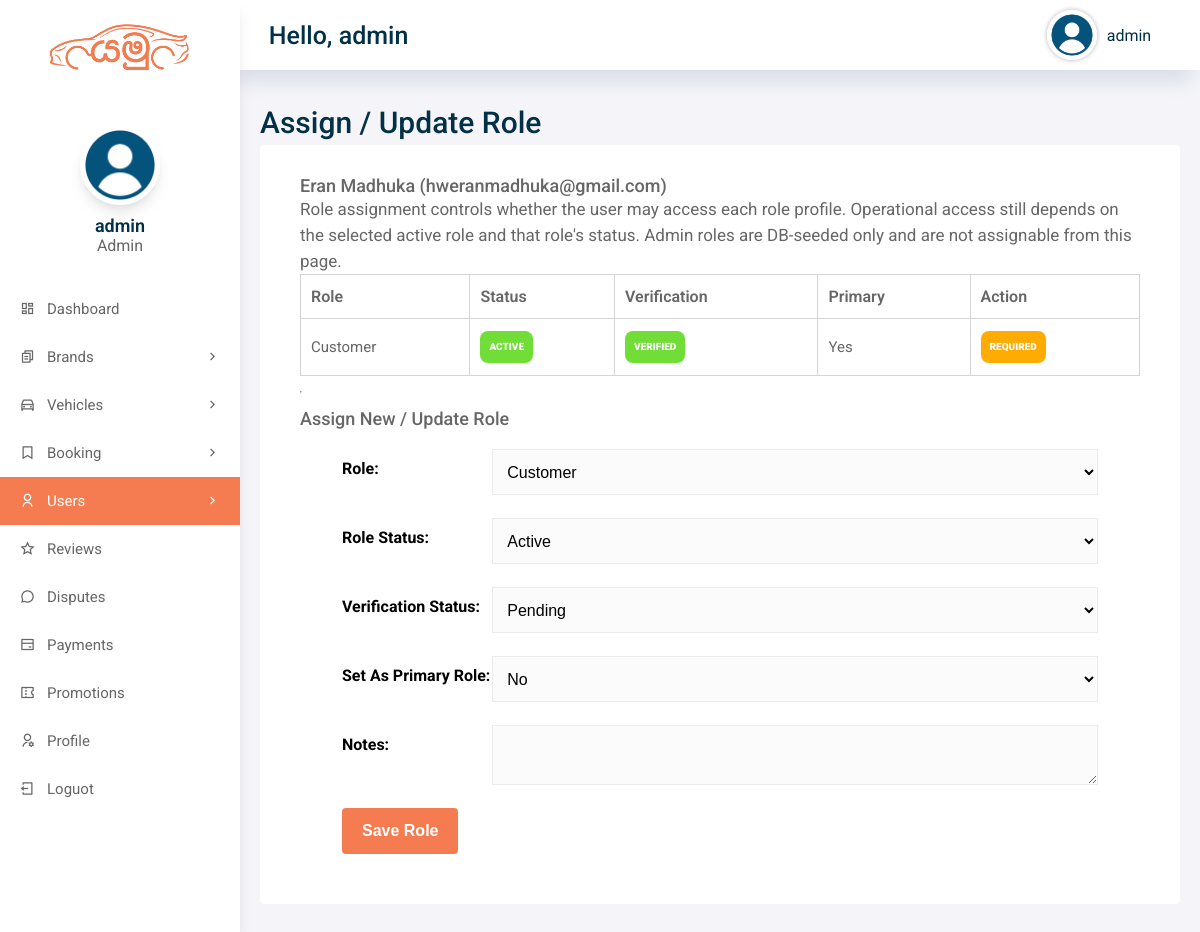
Page /admin/user-roles.php?user_id=3 (signed in) on the committed database.
### tables this page shows
CREATE TABLE IF NOT EXISTS `roles` (
  `role_id` INT(11) NOT NULL AUTO_INCREMENT,
  `role_key` VARCHAR(20) NOT NULL,
  `role_name` VARCHAR(80) NOT NULL,
  `description` VARCHAR(255) DEFAULT NULL,
  `is_system` TINYINT(1) NOT NULL DEFAULT 1,
  `created_at` DATETIME DEFAULT CURRENT_TIMESTAMP,
  `updated_at` DATETIME DEFAULT CURRENT_TIMESTAMP ON UPDATE CURRENT_TIMESTAMP,
  PRIMARY KEY (`role_id`),
  UNIQUE KEY `uk_roles_key` (`role_key`)
);

CREATE TABLE IF NOT EXISTS `users` (
  `user_id` int(11) NOT NULL AUTO_INCREMENT,
  `username` varchar(50) DEFAULT NULL,
  `password` varchar(50) DEFAULT NULL,
  `role` enum('admin','staff','driver','customer') NOT NULL DEFAULT 'customer',
  `full_name` varchar(255) DEFAULT NULL,
  `email` varchar(255) DEFAULT NULL,
  `address` longtext,
  `city` varchar(50) DEFAULT NULL,
  `phone` varchar(11) DEFAULT NULL,
  `dob` varchar(50) DEFAULT NULL,
  `license_or_nic` varchar(100) DEFAULT NULL,
  `verification_status` varchar(20) NOT NULL DEFAULT 'verified',
  `bio` longtext,
  `profile_pic` varchar(255) DEFAULT NULL,
  `account_status` varchar(20) NOT NULL DEFAULT 'active',
  `rag_date` datetime DEFAULT NULL,
  `created_at` datetime DEFAULT NULL,
  `updated_at` datetime DEFAULT NULL,
  PRIMARY KEY (`user_id`)
);

CREATE TABLE IF NOT EXISTS `user_roles` (
  `user_role_id` INT(11) NOT NULL AUTO_INCREMENT,
  `user_id` INT(11) NOT NULL,
  `role_key` VARCHAR(20) NOT NULL,
  `role_status` VARCHAR(20) NOT NULL DEFAULT 'active',
  `verification_status` VARCHAR(20) NOT NULL DEFAULT 'verified',
  `is_primary` TINYINT(1) NOT NULL DEFAULT 0,
  `assigned_by_user_id` INT(11) DEFAULT NULL,
  `verified_by_user_id` INT(11) DEFAULT NULL,
  `verified_at` DATETIME DEFAULT NULL,
  `notes` LONGTEXT DEFAULT NULL,
  `created_at` DATETIME DEFAULT CURRENT_TIMESTAMP,
  `updated_at` DATETIME DEFAULT CURRENT_TIMESTAMP ON UPDATE CURRENT_TIMESTAMP,
  PRIMARY KEY (`user_role_id`),
  UNIQUE KEY `uk_user_roles_user_role` (`user_id`, `role_key`),
  KEY `idx_user_roles_role_key` (`role_key`),
  KEY `idx_user_roles_role_status` (`role_status`),
  KEY `idx_user_roles_verification_status` (`verification_status`)
);

### admin/user-roles.php (the view, shortened to what the rows shown need)
<?php
require_once __DIR__ . '/../includes/auth.php';
include 'includes/config.php';
$userId = (int) ($_GET['user_id'] ?? 0);
$user = yamu_fetch_user_by_id($conn, $userId);
$assignments = yamu_fetch_user_roles(
    $conn,
    $userId,
    $user['role'] ?? 'customer',
    $user['account_status'] ?? 'active',
    $user['verification_status'] ?? 'verified'
);
$currentAdminUserId = (int) ($_SESSION['admin']['user_id'] ?? 0);
?>
<!DOCTYPE html>
<html lang="en">
<head>
    <?php include('includes/header.php'); ?>
</head>
<body>
    <div class="grid-container">
        <?php include('includes/menu.php'); ?>
        <?php include('includes/aside.php'); ?>
        <main class="main">
            <h2>Assign / Update Role</h2>
            <div class="main-cards">
                <div class="card">
                    <h3><?php echo yamu_e($user['full_name']); ?> (<?php echo yamu_e($user['email']); ?>)</h3>
                    <p>Role assignment controls whether the user may access each role profile. Operational access still depends on the selected active role and that role's status. Admin roles are DB-seeded only and are not assignable from this page.</p>
                    <table id="table">
                        <thead>
                            <tr>
                                <th>Role</th>
                                <th>Status</th>
                                <th>Verification</th>
                                <th>Primary</th>
                                <th>Action</th>
                            </tr>
                        </thead>
                        <tbody class="table-body">
                            <?php foreach ($assignments as $roleKey => $assignment) { ?>
                                <tr>
                                    <td><?php echo yamu_e(yamu_role_label($roleKey)); ?></td>
                                    <td><span class="<?php echo yamu_e(yamu_badge_class($assignment['role_status'] ?? 'active')); ?>"><?php echo yamu_e(ucfirst($assignment['role_status'] ?? 'active')); ?></span></td>
                                    <td><span class="<?php echo yamu_e(yamu_badge_class($assignment['verification_status'] ?? 'verified')); ?>"><?php echo yamu_e(ucfirst($assignment['verification_status'] ?? 'verified')); ?></span></td>
                                    <td><?php echo !empty($assignment['is_primary']) ? 'Yes' : 'No'; ?></td>
                                    <td>
                                        <?php if ($roleKey === 'admin') { ?>
                                            <span class="Status-pending-badge">DB seeded</span>
                                        <?php } elseif ($userId === $currentAdminUserId && $roleKey === 'admin') { ?>
                                            <span class="Status-pending-badge">Current admin session</span>
                                        <?php } else { ?>
                                            <span class="Status-pending-badge">Required</span>
                                        <?php } ?>
                                    </td>
                                </tr>
                            <?php } ?>
                        </tbody>
                    </table>
                    <hr>
                    <h3>Assign New / Update Role</h3>
                    <form action="includes/user-role-management.php" method="POST" class="signup-form">
                        <div class="form-group">
                        </div>
                        <div class="form-group">
                        </div>
                        <div class="form-group">
                        </div>
                        <div class="form-group">
                        </div>
                        <div class="form-group">
                        </div>
                        <input type="submit" value="Save Role" class="btn main-btn" name="assignRole">
                    </form>
                </div>
            </div>
        </main>
    </div>
</body>
</html>

### admin/includes/menu.php (shortened to what the rows shown need)
<?php require_once __DIR__ . '/../../includes/auth.php'; ?>
<header class="header">
    <div class="header-greeting">
        <h3>Hello, <?php echo yamu_e($_SESSION['admin']['username']) ?></h3>
    </div>
    <div class="header-avatar subnav">
        <img src="../assets/images/uploads/avatar/<?php echo yamu_e($_SESSION['admin']['avatar']) ?>" alt="avatar">
        <span><?php echo yamu_e($_SESSION['admin']['username']) ?></span>
    </div>
</header>

### admin/includes/aside.php (shortened to what the rows shown need)
<?php require_once __DIR__ . '/../../includes/auth.php'; ?>
<aside class="sidenav">
            <div class="user-info-box">
                <div class="user-info-title">
                    <h3><?php echo yamu_e($_SESSION['admin']['name']) ?></h3>
                    <span><?php echo ucfirst(yamu_e($_SESSION['admin']['role'] ?? 'admin')); ?></span>
                </div>
            </div>
        </aside>

### rows in the picture
roles: role_key "admin", role_key "Admin"
users: full_name "Eran Madhuka", email "hweranmadhuka@gmail.com"
user_roles: roleKey "Customer", role_status "ACTIVE", verification_status "VERIFIED", is_primary "Yes"

### other values in the picture
form field role "Customer"
